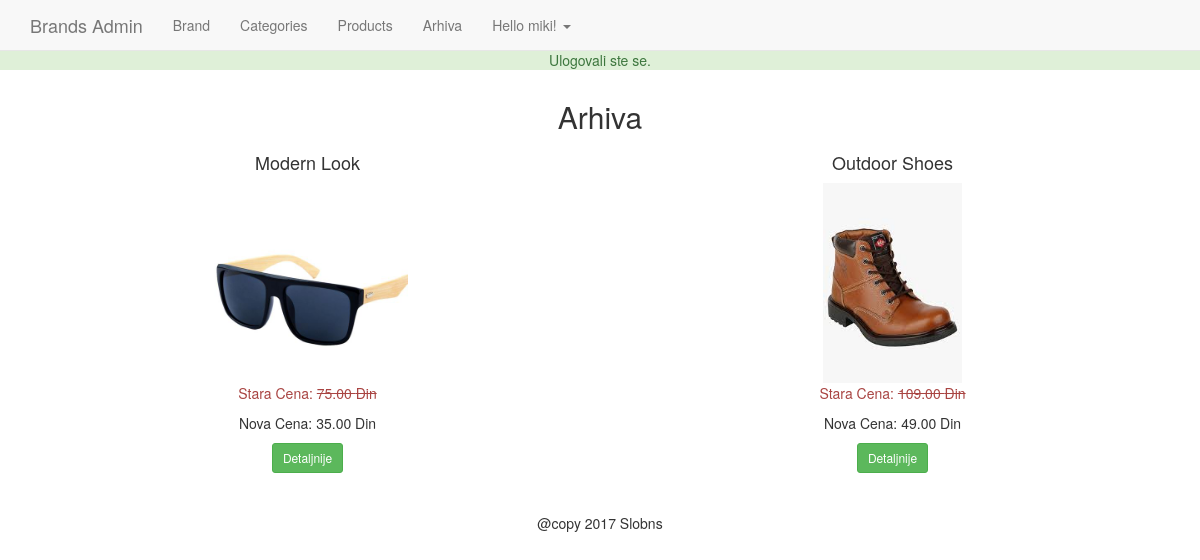
Page /admin/arhiva.php (signed in) on the committed database.
### tables this page shows
CREATE TABLE `product` (
  `id` int(11) NOT NULL,
  `title` varchar(255) NOT NULL,
  `price` decimal(10,2) NOT NULL,
  `list_price` decimal(10,2) NOT NULL,
  `brand` int(11) NOT NULL,
  `categories` varchar(255) NOT NULL,
  `image` varchar(255) NOT NULL,
  `description` text NOT NULL,
  `featured` tinyint(4) NOT NULL DEFAULT '0',
  `sizes` text NOT NULL,
  `deleted` tinyint(4) NOT NULL DEFAULT '0'
);

### admin/arhiva.php (the view, shortened to what this page needs)
<?php
require_once $_SERVER['DOCUMENT_ROOT'].'/ecommerc/core/init.php';
include 'includes/head.php';
include 'includes/navigation.php';
 $sql = "SELECT * FROM product WHERE deleted = 1";
 $featured = $db->query($sql);
?>
             <div class="container">
                 <div class="row">
                     <h2 class="text-center">Arhiva</h2>
                     <?php while($product = mysqli_fetch_assoc($featured)) : ?>
                     <div class="col-sm-6 text-center">
                         <h4><?php echo $product['title']?></h4>
                         <img src="<?php echo $product['image'];?>"  alt="<?php echo $product['title'];?>" class="img-thumb"/>
                         <p class="list-price text-danger">Stara Cena: <s><?php echo $product['list_price'];?> Din</s></p>
                         <p class="price">Nova Cena: <?php echo $product['price'];?> Din</p>
                         <button type="button" class="btn btn-sm btn-success" name="submit"
                            onclick="detailsmodal(<?php echo $product['id']; ?>)">Detaljnije</button>
                     </div>
                     <?php endwhile; ?>
                </div>
             </div>
<?php include 'includes/footer.php';?>

### css/main.css (style rules this page uses)
body { padding-top: 50px; }
.img-thumb { width: auto; height: 200px; }

### rows in the picture
product: title "Modern Look", image (picture), list_price "75.00", price "35.00"
product: title "Outdoor Shoes", image (picture), list_price "109.00", price "49.00"

### other values in the picture
$_SESSION['success_flash'] "Ulogovali ste se."
$user_data['first'] "miki"
